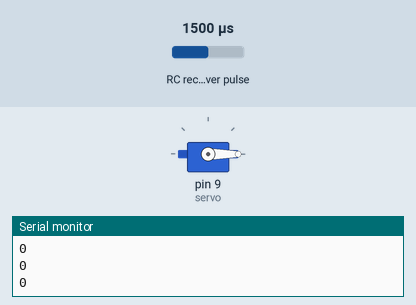
Recording of a sketch running on a simulated Arduino Uno, built with avr-gcc and run on an emulated ATmega328P. On the bench: servo, the last lines printed to the serial monitor. Wiring (inferred from the names in the program): RC receiver channel: data pin 10. The inputs (shaded band) are chosen by the test bench; at power-on: RC receiver pulse 1500 µs.

Above: at 1.2 s.
1.3 s: RC receiver pulse (sensor on pin 10) set to 1110 µs
3.2 s: RC receiver pulse (sensor on pin 10) set to 1085 µs
At 4.9 s:
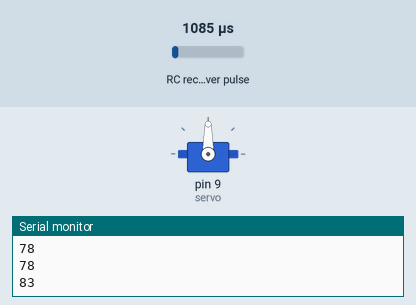
6.2 s: RC receiver pulse (sensor on pin 10) set to 1250 µs
At 7.4 s:
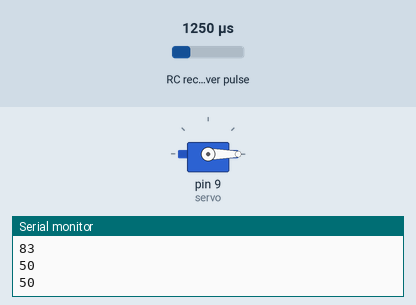
8.2 s: RC receiver pulse (sensor on pin 10) set to 1020 µs
At 9.5 s:
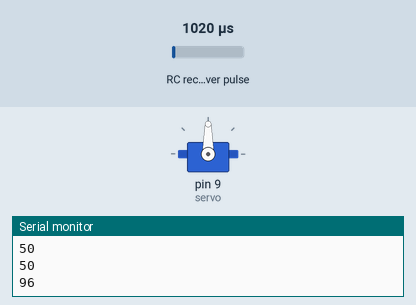
Timing chart, 0 to 12.2 s (numbered marks = the images above; inputs shaded):
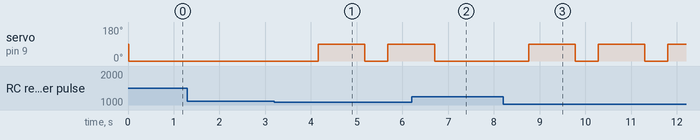

The sketch:

droneseedermecha_ino_copy_20230717142054.ino
```cpp
#include <SoftwareSerial.h>

#include<Servo.h>

Servo servo;
#define CH5 10
int ch5Value;

int readChannel(int channelInput, int minLimit, int maxLimit, int defaultValue){
  int ch = pulseIn(channelInput, HIGH, 30000);
  if (ch < 100) return defaultValue;
  return map(ch, 1000, 2000, minLimit, maxLimit);
}

void setup() {
  // put your setup code here, to run once:
  pinMode(CH5,INPUT);
  servo.attach(9);
  Serial.begin(115200);


}

void loop() {
  // put your main code here, to run repeatedly:
   ch5Value = readChannel(CH5, 100, -100, 0);
   Serial.println(ch5Value);


  if(ch5Value>80)
  {
    servo.write(0);
    delay(500);
     servo.write(90);
      delay(500);
  }
  else{
    servo.write(0);
  }
delay(500);
}
```

Measured:
- the behaviour switches between 1099 and 1098 µs on RC receiver pulse (sensor on pin 10) (found by bisection; images 0 and 1)
- after the input at 3.2 s, servo on pin 9 (servo): 0° → 90° after 0.96 s, → 0° 1.0 s later, → 90° 0.50 s later
- after the input at 6.2 s, servo on pin 9 (servo): goes on until 6.7 s, then stays 0°
- after the input at 8.2 s, servo on pin 9 (servo): alternates 90° for 1.0 s and 0° for 0.50 s, starting after 0.56 s
